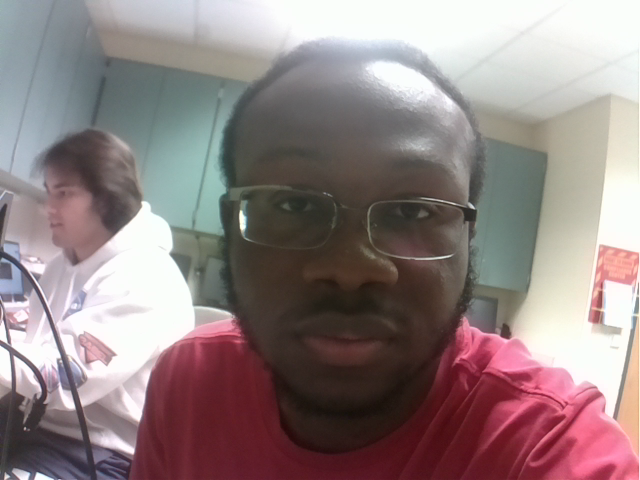
#> input picture Desktop/LEVIS/Homography/RGBPic1.png, 640 x 480 px, found by its file name
$ python Hmatrix.py
#> lines starting #> are read from the running program, lines starting #| are printed output that depends on the picture
import cv2 as cv
import numpy as np

if __name__ == '__main__' :

    # Read source image.
    im_src = cv.imread('/home/pi/Desktop/LEVIS/Homography/RGBPic1.png')
#> im_src is the input picture: shape (480, 640, 3); mean B, G, R 130.4, 130.3, 145.7
    # Four corners of the book in source image
    pts_src = np.array([[224, 210], [231, 212], [239, 213],[246, 211], [253, 209]])

    # Read destination image.
    im_dst = cv.imread('/home/pi/Desktop/LEVIS/Homography/RGBPic2.png')
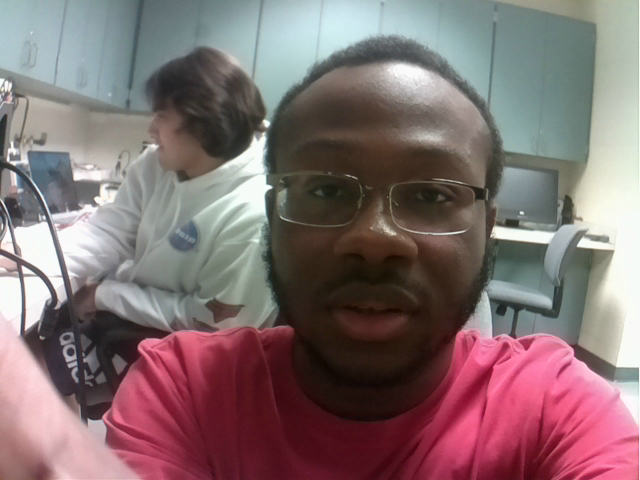
#> input picture Desktop/LEVIS/Homography/RGBPic2.png, 640 x 480 px, found by its file name
#> im_dst is the input picture: shape (480, 640, 3); mean B, G, R 112.9, 111.4, 131.5
    # Four corners of the book in destination image.
    pts_dst = np.array([[262, 193],[271, 196],[280, 199],[291, 197],[300, 194]])
    array = [262, 193,1]
    # Calculate Homography
    h, status = cv.findHomography(pts_src, pts_dst)
    print(h)
    print("\n ")
    final = array*h
    print(final)


    # Warp source image to destination based on homography
    im_out = cv.warpPerspective(im_src, h, (im_dst.shape[1],im_dst.shape[0]))
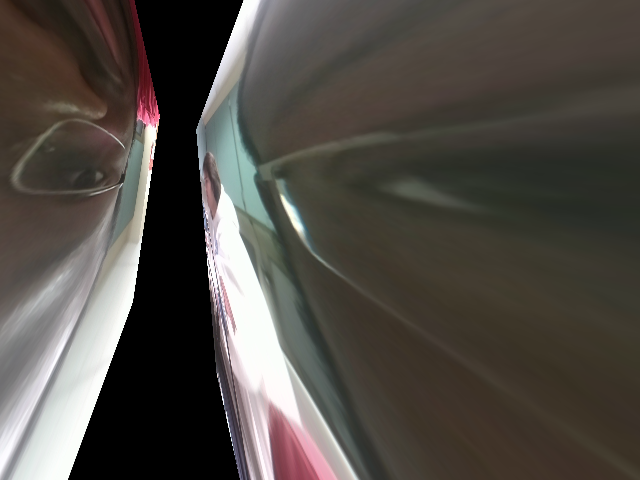
#> im_out: shape (480, 640, 3); mean B, G, R 69.1, 74.9, 79.5

    # Display images
    cv.imshow("Source Image", im_src)
    cv.imshow("Destination Image", im_dst)
    cv.imshow("Warped Source Image", im_out)

    cv.waitKey(0)
